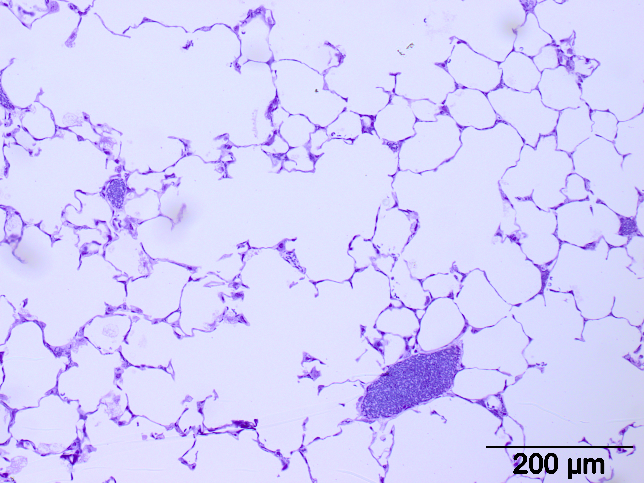
%> input picture Versuch_7_-_Morphologische_Operationen/bilder/Emphysem.png, 644 x 483 px
$ octave regionGrowingMorphology_implement.m   (GNU Octave 9; MATLAB toolbox functions it lacks are replaced by stand-ins)
%> lines starting %> are read from the running program, lines starting %| are printed output that depends on the picture
I = rgb2gray(imread("./bilder/Emphysem.png"));
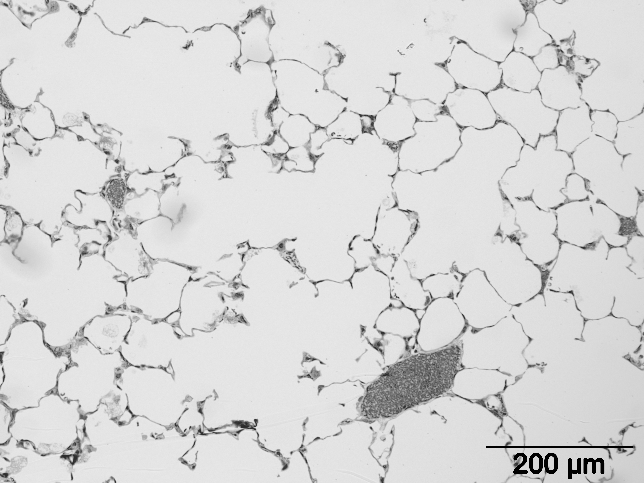
%> I: size 483x644 uint8; min 0, max 241, mean 215.8
I = imread("./bilder/coins.png");
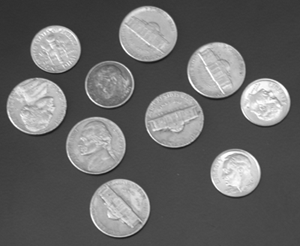
%> input picture Versuch_7_-_Morphologische_Operationen/bilder/coins.png, 300 x 246 px
%> I is the input picture: size 246x300 uint8; min 23, max 255, mean 103
threshold = 40;
imshow(I);
%> (the run ends here)
